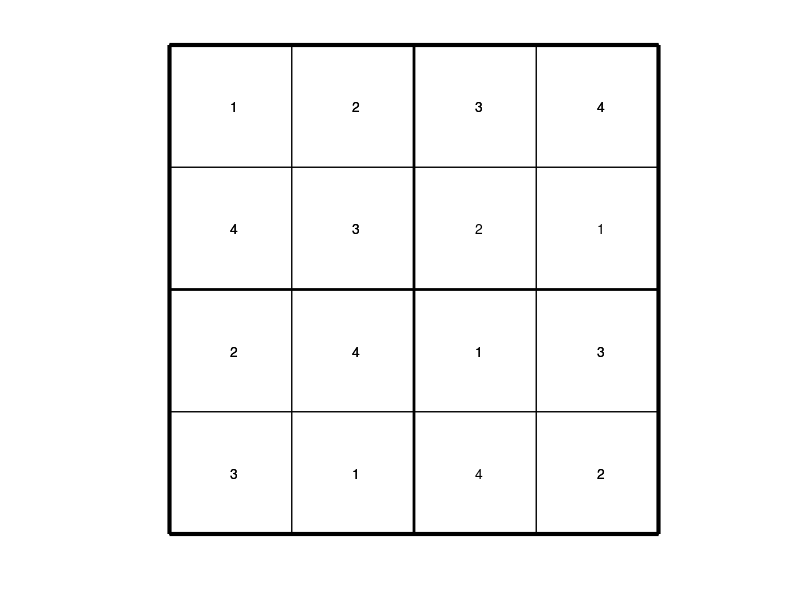

Write MATLAB code to recreate this figure.
function sudoku()

    figure;hold on;axis off;axis equal % nastaveni vykreslovani
    rectangle('Position',[0 0 4 4],'LineWidth',3,'Clipping','off') % nejsilnejsi okraje
    rectangle('Position',[2,0,2,4],'LineWidth',2) % silan cara vertical |||
    rectangle('Position',[0,2,4,2],'LineWidth',2) % silna cara horizontal ---
    rectangle('Position',[0,0,4,3],'LineWidth',1) % horni tenka cara
    rectangle('Position',[0,0,4,1],'LineWidth',1) % spodni tenka cara
    rectangle('Position',[0,0,1,4],'LineWidth',1) % leva tenka cara
    rectangle('Position',[0,0,3,4],'LineWidth',1) % prava tenka cara

    % A je yadani sudoka, kde je nula tak se musi doplnit spravny vysledek
    B = [3,4,1,0;
         0,2,0,0;
         0,0,2,0;
         0,1,4,3;
        ];

    C = [0,0,1,0;
         4,0,0,0;
         0,0,0,2;
         0,3,0,0;
        ];

    D = [0,0,4,0;
         4,0,3,0;
         0,4,0,3;
         0,1,0,0;
        ];

    A = [1,2,0,4;
         4,0,0,0;
         2,0,0,0;
         3,1,0,0;
        ];


    znova = 1;

    while (znova == 1)
        znova = 0;
        for x = 1:4 % cyklus pro radky
            for y = 1:4 % cyklus pro sloupce
                if (A(y, x) > 0) % podminka jestli na pozici v poli neni 0
                    text(x-0.5,4.5-y,num2str(A(y,x))) % vypise do daneho policka cislo ze zadani
                else
                    number = 0;
                    pocet = 0;
                    if (y > 2)
                        umistenix = 2;
                    else
                        umistenix = 0; 
                    end
                    if (x > 2)
                        umisteniy = 2;
                    else
                        umisteniy = 0;
                    end
                    for n = 1:4 % cyklus ktery zkousi vsechny mozny cisla
                        neni = 0;
                        for t = 1:4 % cyklus ktery slouyi pro kontrolu jestli v radku a sloupci neni uz zkousejici cislo
                            % podminka ktera bude hlidat zda neni v radku a sloupci dane cislo
                            if ((A(t, x) ~= n) && (A(y, t) ~= n))
                                neni = neni + 1;
                            end
                            % kontroly zda neni cislo ve ctverci
                            if (t == 1)
                                if (A(1+umistenix, 1+umisteniy) ~= n)
                                    neni = neni + 1;
                                end 
                            end
                            if (t == 2)
                                if (A(1+umistenix, 2+umisteniy) ~= n)
                                    neni = neni + 1;
                                end 
                            end
                            if (t == 3)
                                if (A(2+umistenix, 1+umisteniy) ~= n)
                                    neni = neni + 1;
                                end 
                            end
                            if (t == 4)
                                if (A(2+umistenix, 2+umisteniy) ~= n)
                                    neni = neni + 1;
                                end 
                            end
                        end
                        if (neni == 8)
                            number = n;
                            pocet = pocet + 1;
                        end
                    end
                    if (pocet == 1)
                        text(x-0.5,4.5-y,num2str(number)) % zde se bude vypisovat cislo ktere na dane pozice muze byt
                        A(y, x) = number;
                    else
                        if (pocet > 1)
                            znova = 1;
                        end
                    end
                end
            end
        end
    end
    
end
